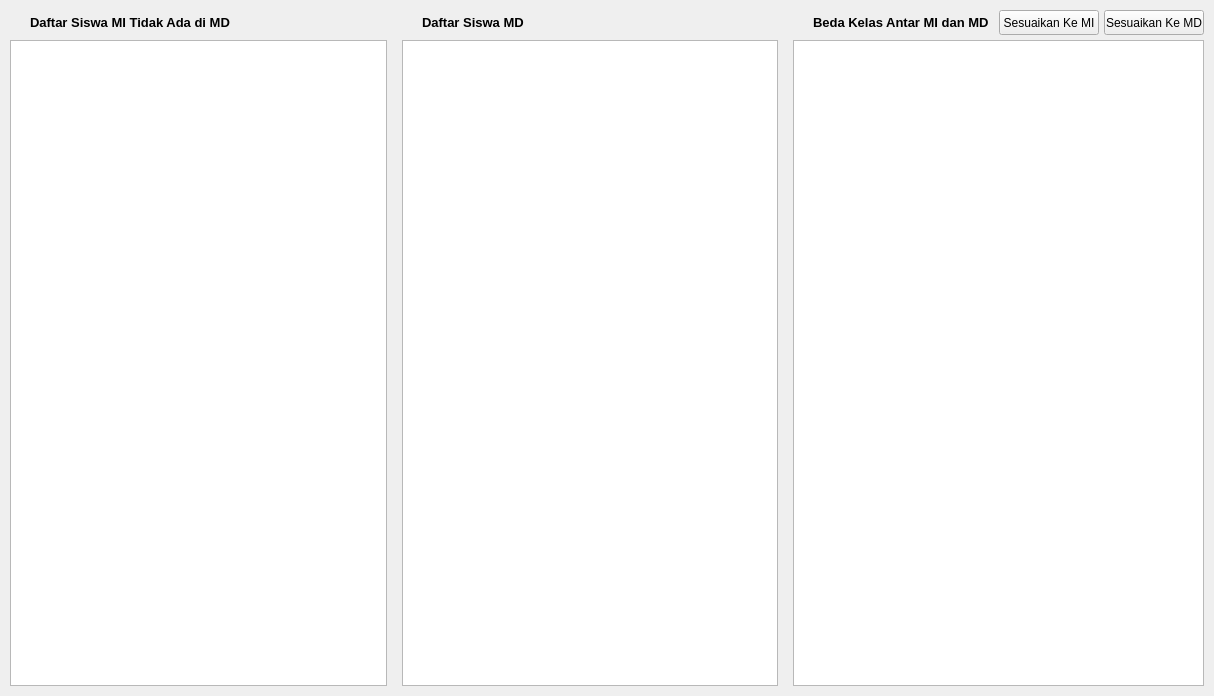
<?xml version="1.0" encoding="UTF-8"?>
<ui version="4.0">
 <class>Form</class>
 <widget class="QWidget" name="Form">
  <property name="geometry">
   <rect>
    <x>0</x>
    <y>0</y>
    <width>1214</width>
    <height>696</height>
   </rect>
  </property>
  <property name="windowTitle">
   <string>Form</string>
  </property>
  <layout class="QGridLayout" name="gridLayout">
   <property name="leftMargin">
    <number>0</number>
   </property>
   <property name="topMargin">
    <number>0</number>
   </property>
   <property name="rightMargin">
    <number>0</number>
   </property>
   <property name="bottomMargin">
    <number>0</number>
   </property>
   <property name="spacing">
    <number>0</number>
   </property>
   <item row="0" column="0">
    <widget class="QWidget" name="widget" native="true">
     <layout class="QGridLayout" name="gridLayout_2" columnstretch="1,1,1">
      <property name="leftMargin">
       <number>5</number>
      </property>
      <property name="topMargin">
       <number>5</number>
      </property>
      <property name="rightMargin">
       <number>5</number>
      </property>
      <property name="bottomMargin">
       <number>5</number>
      </property>
      <property name="spacing">
       <number>5</number>
      </property>
      <item row="0" column="0">
       <widget class="QWidget" name="widget_3" native="true">
        <layout class="QGridLayout" name="gridLayout_7">
         <property name="leftMargin">
          <number>5</number>
         </property>
         <property name="topMargin">
          <number>5</number>
         </property>
         <property name="rightMargin">
          <number>5</number>
         </property>
         <property name="bottomMargin">
          <number>5</number>
         </property>
         <property name="spacing">
          <number>5</number>
         </property>
         <item row="0" column="0">
          <widget class="QLabel" name="label_5">
           <property name="minimumSize">
            <size>
             <width>0</width>
             <height>25</height>
            </size>
           </property>
           <property name="font">
            <font>
             <pointsize>10</pointsize>
             <weight>75</weight>
             <bold>true</bold>
            </font>
           </property>
           <property name="text">
            <string>Daftar Siswa MI Tidak Ada di MD</string>
           </property>
           <property name="alignment">
            <set>Qt::AlignLeading|Qt::AlignLeft|Qt::AlignVCenter</set>
           </property>
           <property name="indent">
            <number>20</number>
           </property>
          </widget>
         </item>
         <item row="1" column="0">
          <widget class="QTableWidget" name="mi_tbl">
           <property name="selectionBehavior">
            <enum>QAbstractItemView::SelectRows</enum>
           </property>
          </widget>
         </item>
        </layout>
       </widget>
      </item>
      <item row="0" column="1">
       <widget class="QWidget" name="widget_2" native="true">
        <layout class="QGridLayout" name="gridLayout_6">
         <property name="leftMargin">
          <number>5</number>
         </property>
         <property name="topMargin">
          <number>5</number>
         </property>
         <property name="rightMargin">
          <number>5</number>
         </property>
         <property name="bottomMargin">
          <number>5</number>
         </property>
         <property name="spacing">
          <number>5</number>
         </property>
         <item row="0" column="0">
          <widget class="QLabel" name="label_4">
           <property name="minimumSize">
            <size>
             <width>0</width>
             <height>25</height>
            </size>
           </property>
           <property name="font">
            <font>
             <pointsize>10</pointsize>
             <weight>75</weight>
             <bold>true</bold>
            </font>
           </property>
           <property name="text">
            <string>Daftar Siswa MD</string>
           </property>
           <property name="alignment">
            <set>Qt::AlignLeading|Qt::AlignLeft|Qt::AlignVCenter</set>
           </property>
           <property name="indent">
            <number>20</number>
           </property>
          </widget>
         </item>
         <item row="1" column="0">
          <widget class="QTableWidget" name="md_tbl">
           <property name="selectionBehavior">
            <enum>QAbstractItemView::SelectRows</enum>
           </property>
          </widget>
         </item>
        </layout>
       </widget>
      </item>
      <item row="0" column="2">
       <widget class="QWidget" name="widget_4" native="true">
        <layout class="QGridLayout" name="gridLayout_8">
         <property name="leftMargin">
          <number>5</number>
         </property>
         <property name="topMargin">
          <number>5</number>
         </property>
         <property name="rightMargin">
          <number>5</number>
         </property>
         <property name="bottomMargin">
          <number>5</number>
         </property>
         <property name="spacing">
          <number>5</number>
         </property>
         <item row="0" column="0">
          <widget class="QLabel" name="label_6">
           <property name="font">
            <font>
             <pointsize>10</pointsize>
             <weight>75</weight>
             <bold>true</bold>
            </font>
           </property>
           <property name="text">
            <string>Beda Kelas Antar MI dan MD</string>
           </property>
           <property name="alignment">
            <set>Qt::AlignLeading|Qt::AlignLeft|Qt::AlignVCenter</set>
           </property>
           <property name="indent">
            <number>20</number>
           </property>
          </widget>
         </item>
         <item row="0" column="2">
          <widget class="QPushButton" name="btn_update_ke_mi">
           <property name="minimumSize">
            <size>
             <width>100</width>
             <height>25</height>
            </size>
           </property>
           <property name="text">
            <string>Sesuaikan Ke MI</string>
           </property>
          </widget>
         </item>
         <item row="0" column="1">
          <spacer name="horizontalSpacer">
           <property name="orientation">
            <enum>Qt::Horizontal</enum>
           </property>
           <property name="sizeHint" stdset="0">
            <size>
             <width>40</width>
             <height>20</height>
            </size>
           </property>
          </spacer>
         </item>
         <item row="1" column="0" colspan="4">
          <widget class="QTableWidget" name="tbl_beda">
           <property name="selectionBehavior">
            <enum>QAbstractItemView::SelectRows</enum>
           </property>
          </widget>
         </item>
         <item row="0" column="3">
          <widget class="QPushButton" name="btn_update_ke_md">
           <property name="minimumSize">
            <size>
             <width>100</width>
             <height>25</height>
            </size>
           </property>
           <property name="text">
            <string>Sesuaikan Ke MD</string>
           </property>
          </widget>
         </item>
        </layout>
       </widget>
      </item>
     </layout>
    </widget>
   </item>
  </layout>
 </widget>
 <resources>
  <include location="../../../../Aplikasi_Database/resources.qrc"/>
 </resources>
 <connections/>
</ui>
